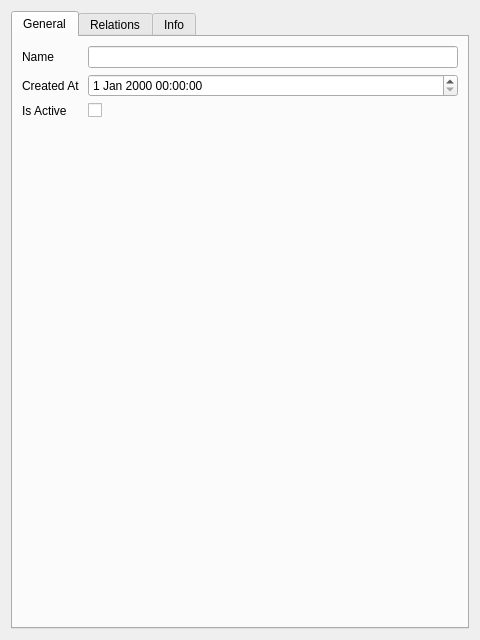
<?xml version="1.0" encoding="UTF-8"?>
<ui version="4.0">
 <class>QtParentEditor</class>
 <widget class="QWidget" name="QtParentEditor">
  <property name="geometry">
   <rect>
    <x>0</x>
    <y>0</y>
    <width>480</width>
    <height>640</height>
   </rect>
  </property>
  <property name="windowTitle">
   <string>Parent Editor</string>
  </property>
  <layout class="QVBoxLayout" name="verticalLayout">
   <item>
    <widget class="QTabWidget" name="main_tab">
     <property name="currentIndex">
      <number>0</number>
     </property>
     
     <widget class="QWidget" name="tab_general">
      <attribute name="title">
       <string>General</string>
      </attribute>
      <layout class="QFormLayout" name="formLayout">
     
       <item row="0" column="0">
        <widget class="QLabel" name="lbl_name">
         <property name="text">
          <string>Name </string>
         </property>
        </widget>
       </item>
       <item row="0" column="1">
                <widget class="QLineEdit" name="c_name"/>
       </item>
     
       <item row="1" column="0">
        <widget class="QLabel" name="lbl_created_at">
         <property name="text">
          <string>Created At </string>
         </property>
        </widget>
       </item>
       <item row="1" column="1">
                <widget class="QDateTimeEdit" name="c_created_at"/>
       </item>
     
       <item row="2" column="0">
        <widget class="QLabel" name="lbl_is_active">
         <property name="text">
          <string>Is Active </string>
         </property>
        </widget>
       </item>
       <item row="2" column="1">
                <widget class="QCheckBox" name="c_is_active"/>
       </item>
     
      </layout>
     </widget>
     
     <widget class="QWidget" name="tab_relations">
      <attribute name="title">
       <string>Relations</string>
      </attribute>
      <layout class="QFormLayout" name="formLayout">
     
       <item row="0" column="0">
        <widget class="QLabel" name="lbl_children">
         <property name="text">
          <string>Children </string>
         </property>
        </widget>
       </item>
       <item row="0" column="1">
                <widget class="QCheckBox" name="c_children"/>
       </item>
     
       <item row="1" column="0">
        <widget class="QLabel" name="lbl_profile">
         <property name="text">
          <string>Profile </string>
         </property>
        </widget>
       </item>
       <item row="1" column="1">
                <widget class="QCheckBox" name="c_profile"/>
       </item>
     
       <item row="2" column="0">
        <widget class="QLabel" name="lbl_tags">
         <property name="text">
          <string>Tags </string>
         </property>
        </widget>
       </item>
       <item row="2" column="1">
                <widget class="QCheckBox" name="c_tags"/>
       </item>
     
      </layout>
     </widget>
     
     <widget class="QWidget" name="tab_info">
      <attribute name="title">
       <string>Info</string>
      </attribute>
      <layout class="QFormLayout" name="formLayout">
     
       <item row="0" column="0">
        <widget class="QLabel" name="lbl_id">
         <property name="text">
          <string>Id </string>
         </property>
        </widget>
       </item>
       <item row="0" column="1">
                <widget class="QSpinBox" name="c_id"/>
       </item>
     
      </layout>
     </widget>
     
    </widget>
   </item>
  </layout>
 </widget>
 <customwidgets>
 </customwidgets>
 <resources/>
 <connections/>
</ui>
